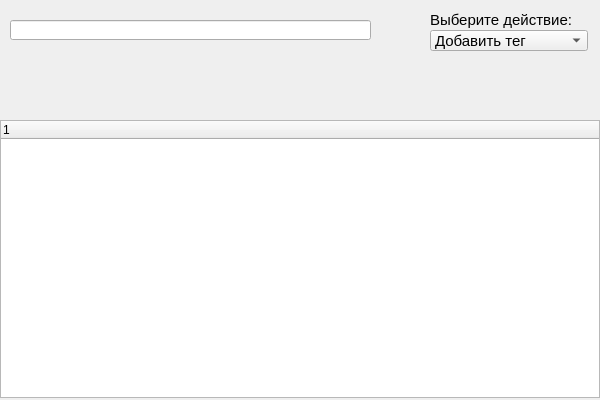
<?xml version="1.0" encoding="UTF-8"?>
<ui version="4.0">
 <class>Tag_Window</class>
 <widget class="QWidget" name="Tag_Window">
  <property name="geometry">
   <rect>
    <x>0</x>
    <y>0</y>
    <width>600</width>
    <height>400</height>
   </rect>
  </property>
  <property name="windowTitle">
   <string>Form</string>
  </property>
  <widget class="QLabel" name="label">
   <property name="geometry">
    <rect>
     <x>430</x>
     <y>10</y>
     <width>171</width>
     <height>20</height>
    </rect>
   </property>
   <property name="font">
    <font>
     <pointsize>11</pointsize>
    </font>
   </property>
   <property name="text">
    <string>Выберите действие:</string>
   </property>
  </widget>
  <widget class="QTreeWidget" name="treeWidget">
   <property name="geometry">
    <rect>
     <x>0</x>
     <y>120</y>
     <width>600</width>
     <height>278</height>
    </rect>
   </property>
  </widget>
  <widget class="QComboBox" name="comboBox">
   <property name="geometry">
    <rect>
     <x>430</x>
     <y>30</y>
     <width>158</width>
     <height>21</height>
    </rect>
   </property>
   <property name="font">
    <font>
     <pointsize>11</pointsize>
    </font>
   </property>
   <item>
    <property name="text">
     <string>Добавить тег</string>
    </property>
   </item>
   <item>
    <property name="text">
     <string>Удалить тег</string>
    </property>
   </item>
   <item>
    <property name="text">
     <string>Изменить тег</string>
    </property>
   </item>
   <item>
    <property name="text">
     <string>Все теги</string>
    </property>
   </item>
  </widget>
  <widget class="QLineEdit" name="lineEdit_1">
   <property name="geometry">
    <rect>
     <x>10</x>
     <y>20</y>
     <width>361</width>
     <height>20</height>
    </rect>
   </property>
  </widget>
 </widget>
 <resources/>
 <connections/>
</ui>
